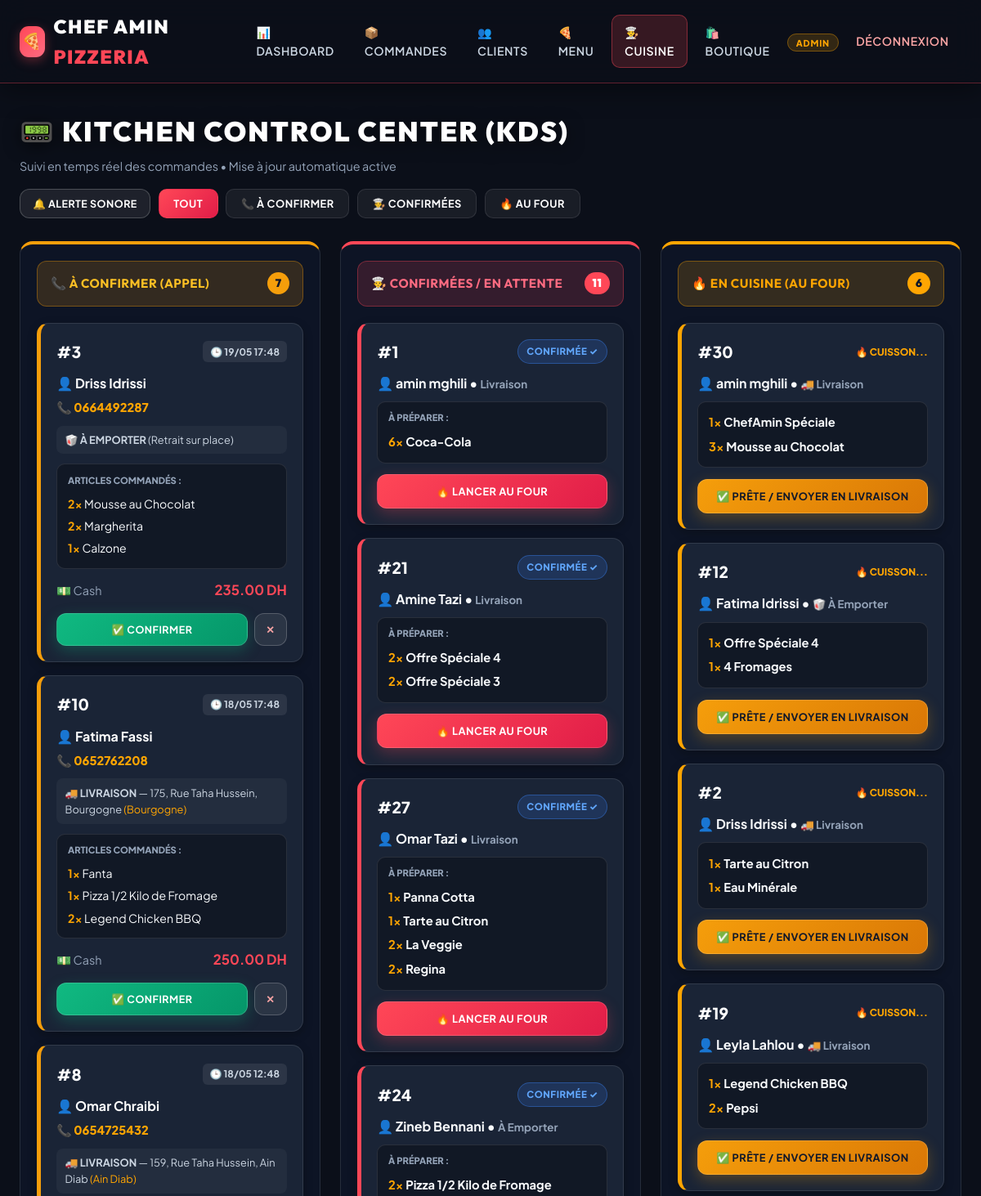
The app's page /staff (signed in, upper part) with its own data.
### models.py (models this page shows, shortened)
class Commande(db.Model):
    id = db.Column(db.Integer, primary_key=True)
    client_id = db.Column(db.Integer, db.ForeignKey('client.id'), nullable=False)
    status = db.Column(db.String(20), default='New')  # 'New', 'Confirmed', 'Preparing', 'Done', 'Cancelled'
    order_type = db.Column(db.String(20))  # 'Delivery', 'Pickup'
    total_price = db.Column(db.Float, nullable=False)
    created_at = db.Column(db.DateTime, default=datetime.utcnow)
    items = db.relationship('OrderItem', backref='commande', lazy=True, cascade='all, delete-orphan')
    payment = db.relationship('Paiement', backref='commande', uselist=False, cascade='all, delete-orphan')
    delivery_info = db.relationship('PizzaLivraison', backref='commande', uselist=False, cascade='all, delete-orphan')
    facture = db.relationship('Facture', backref='commande', uselist=False, cascade='all, delete-orphan')

class Client(db.Model):
    id = db.Column(db.Integer, primary_key=True)
    user_id = db.Column(db.Integer, db.ForeignKey('user.id'), nullable=False)
    full_name = db.Column(db.String(100))
    phone = db.Column(db.String(20))
    address = db.Column(db.String(200))
    orders = db.relationship('Commande', backref='client', lazy=True, order_by='Commande.created_at.desc()')

class OrderItem(db.Model):
    id = db.Column(db.Integer, primary_key=True)
    commande_id = db.Column(db.Integer, db.ForeignKey('commande.id'), nullable=False)
    pizza_id = db.Column(db.Integer, db.ForeignKey('pizza.id'), nullable=False)
    quantity = db.Column(db.Integer, default=1)
    customizations = db.Column(db.String(200))

class Pizza(db.Model):
    id = db.Column(db.Integer, primary_key=True)
    name = db.Column(db.String(100), nullable=False)
    description = db.Column(db.Text)
    category = db.Column(db.String(50), default='Pizza')  # 'Top Offre', 'Pizza', 'Dessert', 'Boisson'
    photo_url = db.Column(db.String(200))
    base_price = db.Column(db.Float, nullable=False)
    is_available = db.Column(db.Boolean, default=True)
    order_items = db.relationship('OrderItem', backref='pizza', lazy=True)

class Paiement(db.Model):
    id = db.Column(db.Integer, primary_key=True)
    commande_id = db.Column(db.Integer, db.ForeignKey('commande.id'), nullable=False)
    amount = db.Column(db.Float, nullable=False)
    method = db.Column(db.String(20))  # 'Cash', 'Card'
    timestamp = db.Column(db.DateTime, default=datetime.utcnow)
    cash_details = db.relationship('Cash', backref='paiement', uselist=False, cascade='all, delete-orphan')

class PizzaLivraison(db.Model):
    id = db.Column(db.Integer, primary_key=True)
    commande_id = db.Column(db.Integer, db.ForeignKey('commande.id'), nullable=False)
    address = db.Column(db.String(255), nullable=False)
    neighborhood = db.Column(db.String(100))
    delivery_fee = db.Column(db.Float, default=0.0)

### app.py (the view)
@app.route('/staff')
@login_required
def staff_dashboard():
    if current_user.role not in ['staff', 'admin']:
        return "Accès refusé", 403
    orders = Commande.query.order_by(Commande.created_at.desc()).all()
    return render_template('staff/dashboard.html', orders=orders)

### templates/staff/dashboard.html (shortened to what this page needs)
{% extends "base.html" %}
{% block content %}
<div style="display: flex; justify-content: space-between; align-items: center; margin-bottom: 1.75rem; flex-wrap: wrap; gap: 1rem;">
    <div>
        <h1 style="text-align: left; margin: 0; font-size: 2.1rem;">📟 Kitchen Control Center (KDS)</h1>
        <p style="margin: 0.25rem 0 0; color: var(--text-muted); font-size: 0.9rem;">
            Suivi en temps réel des commandes • Mise à jour automatique active
        </p>
    </div>
    <div style="display: flex; gap: 0.6rem; flex-wrap: wrap; align-items: center;">
        <button type="button" onclick="playKitchenChime()" class="btn-secondary" style="padding: 0.55rem 0.95rem; font-size: 0.78rem;" title="Tester l'alerte sonore">
            🔔 Alerte Sonore
        </button>
        <button type="button" data-filter="all" onclick="filterOrders('all', this)" class="filter-btn active">Tout</button>
        <button type="button" data-filter="New" onclick="filterOrders('New', this)" class="filter-btn">📞 À Confirmer</button>
        <button type="button" data-filter="Confirmed" onclick="filterOrders('Confirmed', this)" class="filter-btn">👨‍🍳 Confirmées</button>
        <button type="button" data-filter="Preparing" onclick="filterOrders('Preparing', this)" class="filter-btn">🔥 Au Four</button>
    </div>
</div>
{% set new_orders = orders|selectattr('status', 'equalto', 'New')|list %}
{% set confirmed_orders = orders|selectattr('status', 'equalto', 'Confirmed')|list %}
{% set preparing_orders = orders|selectattr('status', 'equalto', 'Preparing')|list %}
<div class="order-board">
    <div class="column" id="unconfirmed-orders" style="border-top: 4px solid #f59e0b;">
        <h2 style="background: rgba(245, 158, 11, 0.16); color: #fbbf24; border: 1px solid rgba(245, 158, 11, 0.35);">
            <span>📞 À CONFIRMER (APPEL)</span>
            <span class="cart-badge" style="background: #f59e0b; color: #0f172a;">{{ new_orders|length }}</span>
        </h2>
        <div class="orders-list">
            {% for order in new_orders %}
            <div class="order-card" data-status="New" style="border-left-color: #f59e0b;">
                <div style="display: flex; justify-content: space-between; align-items: center; margin-bottom: 0.65rem;">
                    <span style="font-weight: 900; font-size: 1.2rem; color: #fff;">#{{ order.id }}</span>
                    <span style="background: rgba(255,255,255,0.08); color: #cbd5e1; padding: 0.2rem 0.55rem; border-radius: 6px; font-size: 0.75rem; font-weight: 700;">
                        🕒 {{ order.created_at.strftime('%d/%m %H:%M') }}
                    </span>
                </div>
                <div style="margin-bottom: 0.6rem;">
                    <div style="font-weight: 700; color: #fff;">👤 {{ order.client.full_name }}</div>
                    <div style="margin-top: 0.25rem;">
                        <a href="tel:{{ order.client.phone }}" style="color: var(--accent-color); font-weight: 800; text-decoration: none; font-size: 0.92rem;">
                            📞 {{ order.client.phone }}
                        </a>
                    </div>
                </div>
                <div style="font-size: 0.8rem; color: #cbd5e1; margin-bottom: 0.75rem; padding: 0.45rem 0.65rem; background: rgba(255,255,255,0.04); border-radius: 8px;">
                    {% if order.order_type == 'Delivery' %}
                        🚚 <strong>LIVRAISON</strong> — {{ order.delivery_info.address if order.delivery_info else order.client.address }}
                        {% if order.delivery_info and order.delivery_info.neighborhood %}
                            <span style="color: var(--accent-color);">({{ order.delivery_info.neighborhood }})</span>
                        {% endif %}
                    {% else %}
                        🥡 <strong>À EMPORTER</strong> (Retrait sur place)
                    {% endif %}
                </div>
                <div style="background: rgba(11, 15, 25, 0.55); border: 1px solid var(--border-subtle); border-radius: 10px; padding: 0.65rem 0.8rem; margin-bottom: 0.85rem;">
                    <div style="font-size: 0.7rem; text-transform: uppercase; color: var(--text-muted); font-weight: 800; margin-bottom: 0.35rem;">Articles commandés :</div>
                    {% for item in order.items %}
                    <div style="display: flex; justify-content: space-between; font-size: 0.88rem; padding: 0.15rem 0;">
                        <span><strong style="color: var(--accent-color);">{{ item.quantity }}×</strong> {{ item.pizza.name if item.pizza else 'Article #' ~ item.pizza_id }}</span>
                    </div>
                    {% else %}
                    <div style="font-size: 0.8rem; color: var(--text-muted);">Aucun détail d'article</div>
                    {% endfor %}
                </div>
                <div style="display: flex; justify-content: space-between; align-items: center; margin-bottom: 0.85rem; font-size: 0.9rem;">
                    <span style="color: var(--text-muted);">{{ '💵 Cash' if (order.payment and order.payment.method == 'Cash') else '💳 Carte' }}</span>
                    <strong style="color: var(--primary-color); font-size: 1.05rem;">{{ "%.2f"|format(order.total_price) }} DH</strong>
                </div>
                <div style="display: flex; gap: 0.5rem;">
                    <button type="button" onclick="moveOrder({{ order.id }}, 'Confirmed')" class="btn-success" style="flex: 1; padding: 0.7rem; font-size: 0.78rem;">
                        ✅ CONFIRMER
                    </button>
                    <button type="button" onclick="moveOrder({{ order.id }}, 'Cancelled')" class="btn-secondary" style="padding: 0.7rem 0.85rem; font-size: 0.78rem; color: #fca5a5;" title="Annuler">
                        ✕
                    </button>
                </div>
            </div>
            {% else %}
            <div style="text-align: center; padding: 3rem 1rem; color: var(--text-muted);">
                <div style="font-size: 2.2rem; margin-bottom: 0.4rem;">✨</div>
                <p style="margin: 0; font-size: 0.9rem;">Aucun appel en attente</p>
            </div>
            {% endfor %}
        </div>
    </div>
    <div class="column" id="confirmed-orders" style="border-top: 4px solid var(--primary-color);">
        <h2 style="background: rgba(255, 71, 87, 0.16); color: #ff6b81; border: 1px solid rgba(255, 71, 87, 0.35);">
            <span>👨‍🍳 CONFIRMÉES / EN ATTENTE</span>
            <span class="cart-badge" style="background: var(--primary-color); color: #fff;">{{ confirmed_orders|length }}</span>
        </h2>
        <div class="orders-list">
            {% for order in confirmed_orders %}
            <div class="order-card" data-status="Confirmed" style="border-left-color: var(--primary-color);">
                <div style="display: flex; justify-content: space-between; align-items: center; margin-bottom: 0.65rem;">
                    <span style="font-weight: 900; font-size: 1.2rem; color: #fff;">#{{ order.id }}</span>
                    <span class="status-badge status-Confirmed">CONFIRMÉE ✓</span>
                </div>
                <p style="margin: 0 0 0.6rem; font-weight: 700;">👤 {{ order.client.full_name }} • <small style="color: var(--text-muted);">{{ 'Livraison' if order.order_type == 'Delivery' else 'À Emporter' }}</small></p>
                <div style="background: rgba(11, 15, 25, 0.55); border: 1px solid var(--border-subtle); border-radius: 10px; padding: 0.65rem 0.8rem; margin-bottom: 0.85rem;">
                    <div style="font-size: 0.7rem; text-transform: uppercase; color: var(--text-muted); font-weight: 800; margin-bottom: 0.35rem;">À préparer :</div>
                    {% for item in order.items %}
                    <div style="display: flex; justify-content: space-between; font-size: 0.92rem; font-weight: 700; padding: 0.18rem 0;">
                        <span><strong style="color: var(--accent-color);">{{ item.quantity }}×</strong> {{ item.pizza.name if item.pizza else 'Article #' ~ item.pizza_id }}</span>
                    </div>
                    {% endfor %}
                </div>
                <button type="button" onclick="moveOrder({{ order.id }}, 'Preparing')" style="width: 100%; padding: 0.75rem; font-size: 0.8rem;">
                    🔥 LANCER AU FOUR
                </button>
            </div>
            {% else %}
            <div style="text-align: center; padding: 3rem 1rem; color: var(--text-muted);">
                <div style="font-size: 2.2rem; margin-bottom: 0.4rem;">👨‍🍳</div>
                <p style="margin: 0; font-size: 0.9rem;">Aucune commande en file d'attente</p>
            </div>
            {% endfor %}
        </div>
    </div>
    <div class="column" id="preparing-orders" style="border-top: 4px solid var(--accent-color);">
        <h2 style="background: rgba(255, 165, 2, 0.16); color: var(--accent-color); border: 1px solid rgba(255, 165, 2, 0.35);">
            <span>🔥 EN CUISINE (AU FOUR)</span>
            <span class="cart-badge" style="background: var(--accent-color); color: #0f172a;">{{ preparing_orders|length }}</span>
        </h2>
        <div class="orders-list">
            {% for order in preparing_orders %}
            <div class="order-card" data-status="Preparing" style="border-left-color: var(--accent-color);">
                <div style="display: flex; justify-content: space-between; align-items: center; margin-bottom: 0.65rem;">
                    <span style="font-weight: 900; font-size: 1.2rem; color: #fff;">#{{ order.id }}</span>
                    <span style="color: var(--accent-color); font-weight: 800; font-size: 0.75rem; animation: pulse 1.5s infinite;">🔥 CUISSON...</span>
                </div>
                <p style="margin: 0 0 0.6rem; font-weight: 700;">👤 {{ order.client.full_name }} • <small style="color: var(--text-muted);">{{ '🚚 Livraison' if order.order_type == 'Delivery' else '🥡 À Emporter' }}</small></p>
                <div style="background: rgba(11, 15, 25, 0.55); border: 1px solid var(--border-subtle); border-radius: 10px; padding: 0.65rem 0.8rem; margin-bottom: 0.85rem;">
                    {% for item in order.items %}
                    <div style="display: flex; justify-content: space-between; font-size: 0.92rem; font-weight: 700; padding: 0.18rem 0;">
                        <span><strong style="color: var(--accent-color);">{{ item.quantity }}×</strong> {{ item.pizza.name if item.pizza else 'Article #' ~ item.pizza_id }}</span>
                    </div>
                    {% endfor %}
                </div>
                <button type="button" onclick="moveOrder({{ order.id }}, 'Done')" class="btn-warning" style="width: 100%; padding: 0.75rem; font-size: 0.8rem;">
                    ✅ PRÊTE / ENVOYER EN LIVRAISON
                </button>
            </div>
            {% else %}
            <div style="text-align: center; padding: 3rem 1rem; color: var(--text-muted);">
                <div style="font-size: 2.2rem; margin-bottom: 0.4rem;">🍕</div>
                <p style="margin: 0; font-size: 0.9rem;">Aucune commande au four actuellement</p>
            </div>
            {% endfor %}
        </div>
    </div>
</div>
{% endblock %}

### records on screen
Commande: id "3", created_at "19/05 17:48", client.full_name "Driss Idrissi", client.phone "0664492287", order_type "À EMPORTER", total_price "235.00"
OrderItem: quantity "2", pizza "Mousse au Chocolat"
OrderItem: quantity "2", pizza "Margherita"
OrderItem: quantity "1", pizza "Calzone"
Paiement: method "💵 Cash"
Commande: id "10", created_at "18/05 17:48", client.full_name "Fatima Fassi", client.phone "0652762208", delivery_info "175, Rue Taha Hussein, Bourgogne", delivery_info.neighborhood "Bourgogne", total_price "250.00"
OrderItem: quantity "1", pizza "Fanta"
OrderItem: quantity "1", pizza "Pizza 1/2 Kilo de Fromage"
OrderItem: quantity "2", pizza "Legend Chicken BBQ"
Paiement: method "💵 Cash"
Commande: id "8", created_at "18/05 12:48", client.full_name "Omar Chraibi", client.phone "0654725432", delivery_info "159, Rue Taha Hussein, Ain Diab", delivery_info.neighborhood "Ain Diab"
Commande: id "1", client.full_name "amin mghili", order_type "Livraison"
OrderItem: quantity "6", pizza "Coca-Cola"
Commande: id "21", client.full_name "Amine Tazi", order_type "Livraison"
OrderItem: quantity "2", pizza "Offre Spéciale 4"
OrderItem: quantity "2", pizza "Offre Spéciale 3"
Commande: id "27", client.full_name "Omar Tazi", order_type "Livraison"
OrderItem: quantity "1", pizza "Panna Cotta"
OrderItem: quantity "1", pizza "Tarte au Citron"
OrderItem: quantity "2", pizza "La Veggie"
OrderItem: quantity "2", pizza "Regina"
Commande: id "24", client.full_name "Zineb Bennani", order_type "À Emporter"
OrderItem: quantity "2", pizza "Pizza 1/2 Kilo de Fromage"
Commande: id "30", client.full_name "amin mghili", order_type "🚚 Livraison"
OrderItem: quantity "1", pizza "ChefAmin Spéciale"
OrderItem: quantity "3", pizza "Mousse au Chocolat"
Commande: id "12", client.full_name "Fatima Idrissi", order_type "🥡 À Emporter"
OrderItem: quantity "1", pizza "Offre Spéciale 4"
OrderItem: quantity "1", pizza "4 Fromages"
Commande: id "2", client.full_name "Driss Idrissi", order_type "🚚 Livraison"
OrderItem: quantity "1", pizza "Tarte au Citron"
OrderItem: quantity "1", pizza "Eau Minérale"
Commande: id "19", client.full_name "Leyla Lahlou", order_type "🚚 Livraison"
OrderItem: quantity "1", pizza "Legend Chicken BBQ"
OrderItem: quantity "2", pizza "Pepsi"

### other values on screen
{{ new_orders|length }} "7"
{{ confirmed_orders|length }} "11"
{{ preparing_orders|length }} "6"
